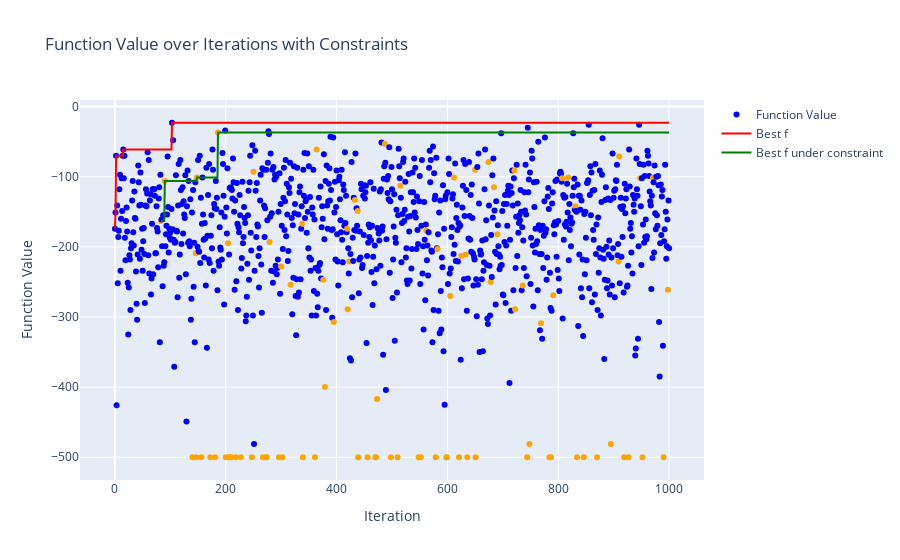

The cell this chart's notebook holds for it:
### Code cell
filename = log_files[8]
print(filename)
print()

log_file_path = os.path.join(LOG_DIR, filename)
df_merged, settings = parse_and_prepare_data(log_file_path)

print("実験設定")
display(settings)
print()
display(df_merged.head())

plot_function_values(df_merged)

### Figure 1 — Plotly figure (JSON) as saved in the notebook; plotly's stock layout.template omitted (floating-point values rounded to 4 significant figures; data arrays with more than 128 entries replaced by an {"elided": "..."} marker saying what was removed)
{"data": [{"marker": {"color": {"elided": "1001 str values"}}, "mode": "markers", "name": "Function Value", "type": "scatter", "x": {"elided": "1001 int values"}, "y": {"elided": "1001 int values"}}, {"line": {"color": "red"}, "mode": "lines", "name": "Best f", "type": "scatter", "x": {"elided": "1001 int values"}, "y": {"elided": "1001 int values"}}, {"line": {"color": "green"}, "mode": "lines", "name": "Best f under constraint", "type": "scatter", "x": {"elided": "1001 int values"}, "y": {"elided": "1001 int values"}}], "layout": {"showlegend": true, "title": {"text": "Function Value over Iterations with Constraints"}, "xaxis": {"title": {"text": "Iteration"}}, "yaxis": {"title": {"text": "Function Value"}}}}
